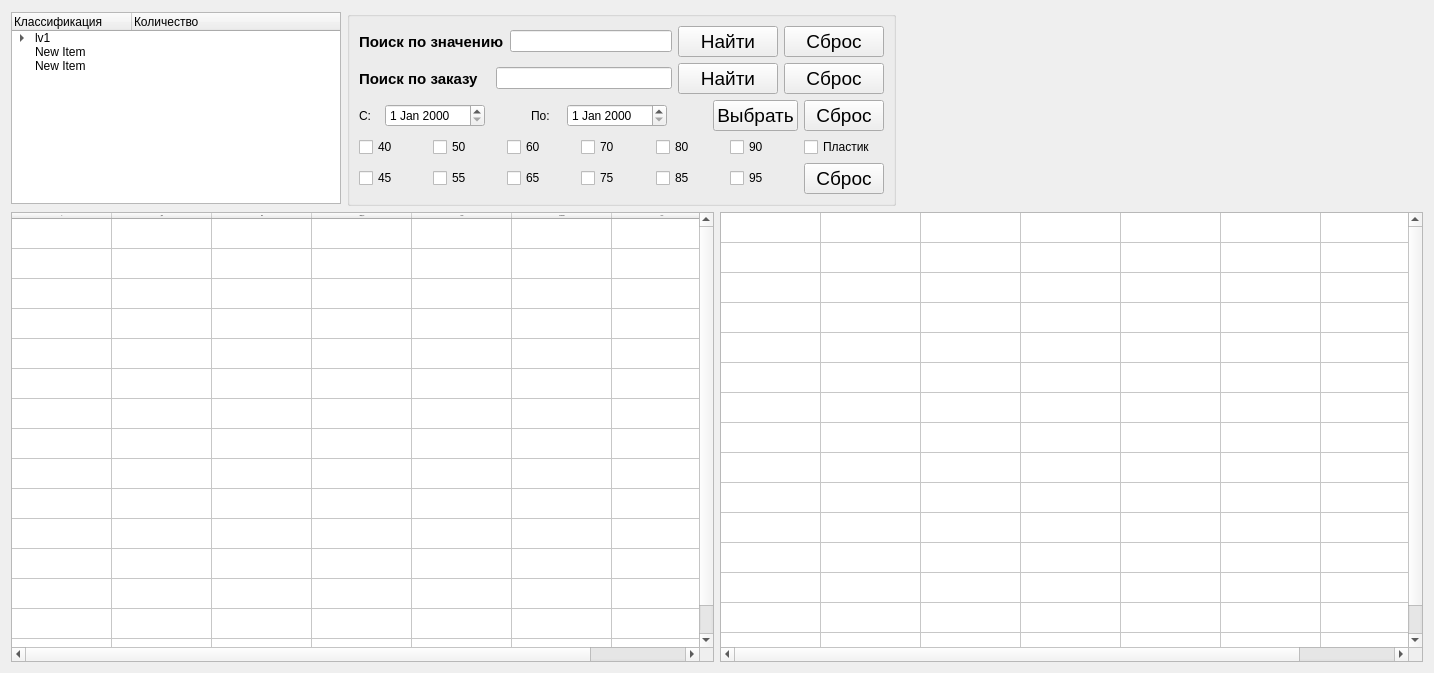
      <widget class="QWidget" name="tab_moove">
       <attribute name="title">
        <string>Отгрузка</string>
       </attribute>
       <layout class="QVBoxLayout" name="verticalLayout_4">
        <item>
         <layout class="QHBoxLayout" name="lay_menu_moove">
          <item>
           <widget class="QTreeWidget" name="tree_moove">
            <property name="sizePolicy">
             <sizepolicy hsizetype="Maximum" vsizetype="Maximum">
              <horstretch>0</horstretch>
              <verstretch>0</verstretch>
             </sizepolicy>
            </property>
            <property name="minimumSize">
             <size>
              <width>330</width>
              <height>180</height>
             </size>
            </property>
            <property name="font">
             <font>
              <weight>62</weight>
              <italic>false</italic>
              <bold>true</bold>
             </font>
            </property>
            <property name="layoutDirection">
             <enum>Qt::LeftToRight</enum>
            </property>
            <property name="selectionMode">
             <enum>QAbstractItemView::ExtendedSelection</enum>
            </property>
            <property name="headerHidden">
             <bool>false</bool>
            </property>
            <attribute name="headerVisible">
             <bool>true</bool>
            </attribute>
            <attribute name="headerCascadingSectionResizes">
             <bool>false</bool>
            </attribute>
            <attribute name="headerDefaultSectionSize">
             <number>120</number>
            </attribute>
            <attribute name="headerHighlightSections">
             <bool>false</bool>
            </attribute>
            <attribute name="headerShowSortIndicator" stdset="0">
             <bool>false</bool>
            </attribute>
            <attribute name="headerStretchLastSection">
             <bool>true</bool>
            </attribute>
            <column>
             <property name="text">
              <string notr="true">Классификация</string>
             </property>
            </column>
            <column>
             <property name="text">
              <string>Количество</string>
             </property>
            </column>
            <item>
             <property name="text">
              <string>lv1</string>
             </property>
             <item>
              <property name="text">
               <string>lv2</string>
              </property>
             </item>
             <item>
              <property name="text">
               <string>New Item</string>
              </property>
             </item>
             <item>
              <property name="text">
               <string>New Item</string>
              </property>
             </item>
            </item>
            <item>
             <property name="text">
              <string>New Item</string>
             </property>
            </item>
            <item>
             <property name="text">
              <string>New Item</string>
             </property>
            </item>
           </widget>
          </item>
          <item>
           <widget class="QGroupBox" name="box_serch_moove">
            <property name="sizePolicy">
             <sizepolicy hsizetype="Preferred" vsizetype="Maximum">
              <horstretch>0</horstretch>
              <verstretch>0</verstretch>
             </sizepolicy>
            </property>
            <property name="title">
             <string/>
            </property>
            <layout class="QVBoxLayout" name="verticalLayout_3">
             <item>
              <layout class="QHBoxLayout" name="lay_value_serch_moove">
               <item>
                <widget class="QLabel" name="label_value_serch_moove">
                 <property name="font">
                  <font>
                   <pointsize>11</pointsize>
                   <weight>75</weight>
                   <italic>false</italic>
                   <bold>true</bold>
                  </font>
                 </property>
                 <property name="text">
                  <string>Поиск по значению</string>
                 </property>
                </widget>
               </item>
               <item>
                <widget class="QLineEdit" name="lineedit_value_serch_moove"/>
               </item>
               <item>
                <widget class="QPushButton" name="pushbutton_ok_value_serch_moove">
                 <property name="minimumSize">
                  <size>
                   <width>100</width>
                   <height>0</height>
                  </size>
                 </property>
                 <property name="font">
                  <font>
                   <pointsize>14</pointsize>
                   <weight>50</weight>
                   <italic>false</italic>
                   <bold>false</bold>
                  </font>
                 </property>
                 <property name="styleSheet">
                  <string notr="true"/>
                 </property>
                 <property name="text">
                  <string>Найти</string>
                 </property>
                </widget>
               </item>
               <item>
                <widget class="QPushButton" name="pushButton_cancel_value_serch_moove">
                 <property name="minimumSize">
                  <size>
                   <width>100</width>
                   <height>0</height>
                  </size>
                 </property>
                 <property name="font">
                  <font>
                   <pointsize>14</pointsize>
                   <weight>50</weight>
                   <italic>false</italic>
                   <bold>false</bold>
                  </font>
                 </property>
                 <property name="text">
                  <string>Сброс</string>
                 </property>
                </widget>
               </item>
              </layout>
             </item>
             <item>
              <layout class="QHBoxLayout" name="lay_nomber_serch_moove">
               <item>
                <widget class="QLabel" name="label_nomber_serch_moove">
                 <property name="font">
                  <font>
                   <pointsize>11</pointsize>
                   <weight>75</weight>
                   <italic>false</italic>
                   <bold>true</bold>
                  </font>
                 </property>
                 <property name="text">
                  <string>Поиск по заказу</string>
                 </property>
                </widget>
               </item>
               <item>
                <spacer name="hspacer_nomber_serch_moove">
                 <property name="orientation">
                  <enum>Qt::Horizontal</enum>
                 </property>
                 <property name="sizeType">
                  <enum>QSizePolicy::Fixed</enum>
                 </property>
                 <property name="sizeHint" stdset="0">
                  <size>
                   <width>11</width>
                   <height>20</height>
                  </size>
                 </property>
                </spacer>
               </item>
               <item>
                <widget class="QLineEdit" name="lineedit_nomber_serch_moove"/>
               </item>
               <item>
                <widget class="QPushButton" name="pushbutton_ok_nomber_serch_moove">
                 <property name="minimumSize">
                  <size>
                   <width>100</width>
                   <height>0</height>
                  </size>
                 </property>
                 <property name="font">
                  <font>
                   <pointsize>14</pointsize>
                   <weight>50</weight>
                   <italic>false</italic>
                   <bold>false</bold>
                  </font>
                 </property>
                 <property name="text">
                  <string>Найти</string>
                 </property>
                </widget>
               </item>
               <item>
                <widget class="QPushButton" name="pushbutton_cancel_nomber_serch_moove">
                 <property name="minimumSize">
                  <size>
                   <width>100</width>
                   <height>0</height>
                  </size>
                 </property>
                 <property name="font">
                  <font>
                   <pointsize>14</pointsize>
                   <weight>50</weight>
                   <italic>false</italic>
                   <bold>false</bold>
                  </font>
                 </property>
                 <property name="text">
                  <string>Сброс</string>
                 </property>
                </widget>
               </item>
              </layout>
             </item>
             <item>
              <layout class="QHBoxLayout" name="lay_date_serch_moove">
               <item>
                <widget class="QLabel" name="label1_data_serch_moove">
                 <property name="minimumSize">
                  <size>
                   <width>20</width>
                   <height>1</height>
                  </size>
                 </property>
                 <property name="maximumSize">
                  <size>
                   <width>9</width>
                   <height>16777215</height>
                  </size>
                 </property>
                 <property name="text">
                  <string>С:</string>
                 </property>
                </widget>
               </item>
               <item>
                <widget class="QDateEdit" name="dateedit_start_serch_moove">
                 <property name="minimumSize">
                  <size>
                   <width>100</width>
                   <height>0</height>
                  </size>
                 </property>
                 <property name="font">
                  <font>
                   <weight>62</weight>
                   <italic>false</italic>
                   <bold>true</bold>
                  </font>
                 </property>
                </widget>
               </item>
               <item>
                <spacer name="hspacer2__data_serch_moove">
                 <property name="orientation">
                  <enum>Qt::Horizontal</enum>
                 </property>
                 <property name="sizeType">
                  <enum>QSizePolicy::Fixed</enum>
                 </property>
                 <property name="sizeHint" stdset="0">
                  <size>
                   <width>40</width>
                   <height>20</height>
                  </size>
                 </property>
                </spacer>
               </item>
               <item>
                <widget class="QLabel" name="label2_data_serch_moove">
                 <property name="minimumSize">
                  <size>
                   <width>30</width>
                   <height>0</height>
                  </size>
                 </property>
                 <property name="maximumSize">
                  <size>
                   <width>15</width>
                   <height>16777215</height>
                  </size>
                 </property>
                 <property name="text">
                  <string>По:</string>
                 </property>
                </widget>
               </item>
               <item>
                <widget class="QDateEdit" name="dateedit_finish_serch_moove">
                 <property name="sizePolicy">
                  <sizepolicy hsizetype="Minimum" vsizetype="Fixed">
                   <horstretch>0</horstretch>
                   <verstretch>0</verstretch>
                  </sizepolicy>
                 </property>
                 <property name="minimumSize">
                  <size>
                   <width>100</width>
                   <height>0</height>
                  </size>
                 </property>
                 <property name="font">
                  <font>
                   <weight>62</weight>
                   <italic>false</italic>
                   <bold>true</bold>
                  </font>
                 </property>
                </widget>
               </item>
               <item>
                <spacer name="hspacer1_data_serch_moove">
                 <property name="orientation">
                  <enum>Qt::Horizontal</enum>
                 </property>
                 <property name="sizeType">
                  <enum>QSizePolicy::Fixed</enum>
                 </property>
                 <property name="sizeHint" stdset="0">
                  <size>
                   <width>40</width>
                   <height>20</height>
                  </size>
                 </property>
                </spacer>
               </item>
               <item>
                <widget class="QPushButton" name="pushbutton_ok_data_serch_moove">
                 <property name="minimumSize">
                  <size>
                   <width>0</width>
                   <height>0</height>
                  </size>
                 </property>
                 <property name="maximumSize">
                  <size>
                   <width>100</width>
                   <height>16777215</height>
                  </size>
                 </property>
                 <property name="font">
                  <font>
                   <pointsize>14</pointsize>
                   <weight>50</weight>
                   <italic>false</italic>
                   <bold>false</bold>
                  </font>
                 </property>
                 <property name="text">
                  <string>Выбрать</string>
                 </property>
                </widget>
               </item>
               <item>
                <widget class="QPushButton" name="pushbutton_cancel_data_serch_moove">
                 <property name="maximumSize">
                  <size>
                   <width>100</width>
                   <height>16777215</height>
                  </size>
                 </property>
                 <property name="font">
                  <font>
                   <pointsize>14</pointsize>
                   <weight>50</weight>
                   <italic>false</italic>
                   <bold>false</bold>
                  </font>
                 </property>
                 <property name="text">
                  <string>Сброс</string>
                 </property>
                </widget>
               </item>
              </layout>
             </item>
             <item>
              <layout class="QGridLayout" name="lay_hard_serch_moove">
               <item row="1" column="5">
                <widget class="QCheckBox" name="checkbox_95_hard_serch_moove">
                 <property name="text">
                  <string>95</string>
                 </property>
                </widget>
               </item>
               <item row="0" column="5">
                <widget class="QCheckBox" name="checkbox_90_hard_serch_moove">
                 <property name="enabled">
                  <bool>true</bool>
                 </property>
                 <property name="text">
                  <string>90</string>
                 </property>
                 <property name="checked">
                  <bool>false</bool>
                 </property>
                </widget>
               </item>
               <item row="1" column="6">
                <widget class="QPushButton" name="pushbutton_cancel_hard_serch_moove">
                 <property name="font">
                  <font>
                   <pointsize>14</pointsize>
                   <weight>50</weight>
                   <italic>false</italic>
                   <bold>false</bold>
                  </font>
                 </property>
                 <property name="text">
                  <string>Сброс</string>
                 </property>
                </widget>
               </item>
               <item row="1" column="4">
                <widget class="QCheckBox" name="checkbox_85_hard_serch_moove">
                 <property name="text">
                  <string>85</string>
                 </property>
                </widget>
               </item>
               <item row="1" column="0">
                <widget class="QCheckBox" name="checkbox_45_hard_serch_moove">
                 <property name="text">
                  <string>45</string>
                 </property>
                </widget>
               </item>
               <item row="1" column="2">
                <widget class="QCheckBox" name="checkbox_65_hard_serch_moove">
                 <property name="text">
                  <string>65</string>
                 </property>
                </widget>
               </item>
               <item row="1" column="3">
                <widget class="QCheckBox" name="checkbox_75_hard_serch_moove">
                 <property name="text">
                  <string>75</string>
                 </property>
                </widget>
               </item>
               <item row="1" column="1">
                <widget class="QCheckBox" name="checkbox_55_hard_serch_moove">
                 <property name="text">
                  <string>55</string>
                 </property>
                </widget>
               </item>
               <item row="0" column="6">
                <widget class="QCheckBox" name="checkbox_plast_hard_serch_moove">
                 <property name="text">
                  <string>Пластик</string>
                 </property>
                </widget>
               </item>
               <item row="0" column="4">
                <widget class="QCheckBox" name="checkbox_80_hard_serch_moove">
                 <property name="text">
                  <string>80</string>
                 </property>
                </widget>
               </item>
               <item row="0" column="3">
                <widget class="QCheckBox" name="checkbox_70_hard_serch_moove">
                 <property name="text">
                  <string>70</string>
                 </property>
                </widget>
               </item>
               <item row="0" column="0">
                <widget class="QCheckBox" name="checkbox_40_hard_serch_moove">
                 <property name="text">
                  <string>40</string>
                 </property>
                </widget>
               </item>
               <item row="0" column="1">
                <widget class="QCheckBox" name="checkbox_50_hard_serch_moove">
                 <property name="text">
                  <string>50</string>
                 </property>
                </widget>
               </item>
               <item row="0" column="2">
                <widget class="QCheckBox" name="checkbox_60_hard_serch_moove">
                 <property name="text">
                  <string>60</string>
                 </property>
                </widget>
               </item>
              </layout>
             </item>
            </layout>
           </widget>
          </item>
          <item>
           <spacer name="hspacer_moove">
            <property name="orientation">
             <enum>Qt::Horizontal</enum>
            </property>
            <property name="sizeHint" stdset="0">
             <size>
              <width>40</width>
              <height>20</height>
             </size>
            </property>
           </spacer>
          </item>
         </layout>
        </item>
        <item>
         <layout class="QHBoxLayout" name="lay_table_moove">
          <item>
           <widget class="QTableWidget" name="table_in_moove">
            <property name="sizePolicy">
             <sizepolicy hsizetype="Fixed" vsizetype="Expanding">
              <horstretch>99</horstretch>
              <verstretch>99</verstretch>
             </sizepolicy>
            </property>
            <property name="minimumSize">
             <size>
              <width>703</width>
              <height>450</height>
             </size>
            </property>
            <property name="maximumSize">
             <size>
              <width>16777215</width>
              <height>800</height>
             </size>
            </property>
            <property name="font">
             <font>
              <family>Roboto</family>
              <pointsize>-1</pointsize>
              <weight>50</weight>
              <italic>false</italic>
              <bold>false</bold>
             </font>
            </property>
            <property name="editTriggers">
             <set>QAbstractItemView::AnyKeyPressed|QAbstractItemView::DoubleClicked|QAbstractItemView::EditKeyPressed|QAbstractItemView::SelectedClicked</set>
            </property>
            <property name="showGrid">
             <bool>true</bool>
            </property>
            <property name="sortingEnabled">
             <bool>true</bool>
            </property>
            <property name="wordWrap">
             <bool>true</bool>
            </property>
            <property name="cornerButtonEnabled">
             <bool>true</bool>
            </property>
            <property name="rowCount">
             <number>15</number>
            </property>
            <attribute name="horizontalHeaderDefaultSectionSize">
             <number>100</number>
            </attribute>
            <attribute name="horizontalHeaderMinimumSectionSize">
             <number>47</number>
            </attribute>
            <attribute name="verticalHeaderVisible">
             <bool>false</bool>
            </attribute>
            <row/>
            <row/>
            <row/>
            <row/>
            <row/>
            <row/>
            <row/>
            <row/>
            <row/>
            <row/>
            <row/>
            <row/>
            <row/>
            <row/>
            <row/>
            <column>
             <property name="text">
              <string>№</string>
             </property>
            </column>
            <column>
             <property name="text">
              <string>Дата</string>
             </property>
            </column>
            <column>
             <property name="text">
              <string>Имя</string>
             </property>
            </column>
            <column>
             <property name="text">
              <string>Твердость</string>
             </property>
            </column>
            <column>
             <property name="text">
              <string>Заказ</string>
             </property>
            </column>
            <column>
             <property name="text">
              <string>Количество</string>
             </property>
            </column>
            <column>
             <property name="text">
              <string>Текст</string>
             </property>
            </column>
           </widget>
          </item>
          <item>
           <widget class="QTableWidget" name="table_out_moove">
            <property name="sizePolicy">
             <sizepolicy hsizetype="Fixed" vsizetype="Expanding">
              <horstretch>0</horstretch>
              <verstretch>0</verstretch>
             </sizepolicy>
            </property>
            <property name="minimumSize">
             <size>
              <width>703</width>
              <height>0</height>
             </size>
            </property>
            <property name="font">
             <font>
              <family>Roboto</family>
              <pointsize>-1</pointsize>
              <weight>50</weight>
              <italic>false</italic>
              <bold>false</bold>
             </font>
            </property>
            <property name="rowCount">
             <number>15</number>
            </property>
            <attribute name="horizontalHeaderVisible">
             <bool>false</bool>
            </attribute>
            <attribute name="horizontalHeaderDefaultSectionSize">
             <number>100</number>
            </attribute>
            <attribute name="verticalHeaderVisible">
             <bool>false</bool>
            </attribute>
            <attribute name="verticalHeaderHighlightSections">
             <bool>true</bool>
            </attribute>
            <row/>
            <row/>
            <row/>
            <row/>
            <row/>
            <row/>
            <row/>
            <row/>
            <row/>
            <row/>
            <row/>
            <row/>
            <row/>
            <row/>
            <row/>
            <column>
             <property name="text">
              <string>№</string>
             </property>
            </column>
            <column>
             <property name="text">
              <string>Дата</string>
             </property>
            </column>
            <column>
             <property name="text">
              <string>Название</string>
             </property>
            </column>
            <column>
             <property name="text">
              <string>Твердость</string>
             </property>
            </column>
            <column>
             <property name="text">
              <string>Заказ</string>
             </property>
            </column>
            <column>
             <property name="text">
              <string>Количество</string>
             </property>
            </column>
            <column>
             <property name="text">
              <string>Текст</string>
             </property>
            </column>
           </widget>
          </item>
         </layout>
        </item>
       </layout>
      </widget>
